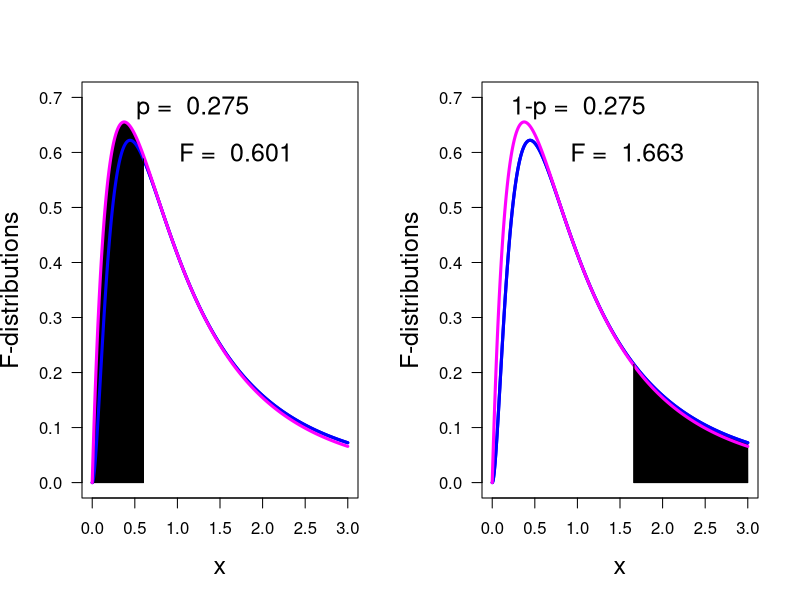

Source code (R):
print('file: R_VarianceRatioTestExample220313.R')
# illustration of variance ratio test; artificial data
# (1) generate random samples from normal distributions with equal variances:
set.seed(1953) # set seed for random number generators
n1 = 7; n2 = 5  # sample sizes (small & different from each other -> differences recognizable)
x1 = round(rnorm(n1,mean=2,sd=1.5),3)
x2 = round(rnorm(n2,mean=3,sd=1.5),3)
nu1 = n1-1; nu2 = n2-1    # degrees of freedom
# (2) apply variance ratio test (F test):
out1 = var.test(x1,x2); p1 = out1$p.value; print(c(round(p1,4),'p1'))
out2 = var.test(x2,x1); p2 = out2$p.value; print(c(round(p2,4),'p2'))
alpha = 0.05
p = p1
if(p < alpha) print(c('p < alpha = ',alpha,': reject H0'))
if(p >= alpha) print(c('p >= alpha = ',alpha,': do not reject H0'))
# (3) pedestrian way:
F01 = var(x1)/var(x2)
p01 = pf(F01,df1=nu1,df2=nu2)
p21 = 2*min(p01,1-p01); print(c(round(p21,4),'p21'))
F02 = var(x2)/var(x1)
p02 = pf(F02,df1=nu2,df2=nu1) # note interchange of nu1, nu2 in degr. of freedom
p22 = 2*min(p02,1-p02); print(c(round(p21,4),'p21'))
# (4) plot F-distributions & p-values:
xp = seq(0,3,0.001); y1 = df(xp,df1=nu1,df2=nu2); y2 = df(xp,df1=nu2,df2=nu1)
xF01 = c(F01,F01); yF01 = c(0,df(F01,df1=nu1,df2=nu2))
xF02 = c(F02,F02); yF02 = c(0,df(F02,df1=nu1,df2=nu2))
# Polygons:
a1 = seq(0,F01,0.001); b1 = df(a1,df1=nu2,df2=nu1); c1 = c(a1,F01,0,0); d1 = c(b1,0,0,b1[1])
a2 = seq(F02,3,0.001); b2 = df(a2,df1=nu1,df2=nu2); c2 = c(a2,3,F02,F02); d2 = c(b2,0,0,b2[1])
sflag = 1
if (sflag == 1) {
# png('VarRatioTest170707.png',width=16,height=12,units='cm',res=300)
par(mfrow=c(1,2))
plot(xp,y1,type='l',lwd=3,col='blue',xlab='x',ylab='F-distributions',las=1,
     cex=0.4,ylim=c(0,0.7),cex.lab=1.5)
polygon(c1,d1,col='black')
lines(xp,y1,col='blue',lwd=3,lty=1)
lines(xp,y2,col='magenta',lwd=3,lty=1)
lines(xF01,yF01,col='black',lwd=1)
text(F01+0.3,df(F01,df1=nu2,df2=nu1),pos=4,col='black',
     paste('F = ',as.character(round(F01,3))),cex=1.5)
text(0.4,0.68,pos=4,col='black',
     paste('p = ',as.character(round(p01,3))),cex=1.5)
# text(F01+0.3,df(F01,df1=nu2,df2=nu1)-0.1,pos=4,col='black',
# --------------------
plot(xp,y1,type='l',lwd=3,col='blue',xlab='x',ylab='F-distributions',
     las=1,cex=0.4,ylim=c(0,0.7),cex.lab=1.5)
polygon(c2,d2,col='black')
lines(xp,y1,col='blue',lwd=3,lty=1)
lines(xp,y2,col='magenta',lwd=3,lty=1)
lines(xF02,yF02,col='black',lwd=1)
text(0.8,df(F01,df1=nu2,df2=nu1),pos=4,col='black',
     paste('F = ',as.character(round(F02,3))),cex=1.5)
text(0.1,0.68,pos=4,col='black',
     paste('1-p = ',as.character(round(1-p02,3))),cex=1.5)
# dev.off()
}
